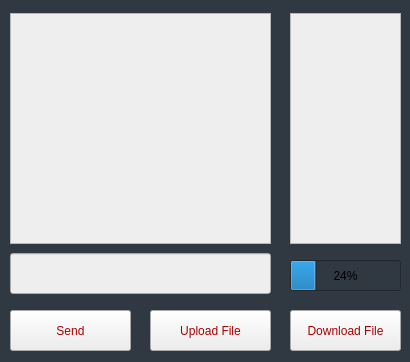
<?xml version="1.0" encoding="UTF-8"?>
<ui version="4.0">
 <class>RoomChat</class>
 <widget class="QWidget" name="RoomChat">
  <property name="geometry">
   <rect>
    <x>0</x>
    <y>0</y>
    <width>410</width>
    <height>362</height>
   </rect>
  </property>
  <property name="windowTitle">
   <string>Form</string>
  </property>
  <property name="styleSheet">
   <string notr="true">background-color: rgb(48, 56, 65);</string>
  </property>
  <widget class="QListWidget" name="usersListWidget">
   <property name="geometry">
    <rect>
     <x>290</x>
     <y>13</y>
     <width>111</width>
     <height>231</height>
    </rect>
   </property>
   <property name="styleSheet">
    <string notr="true">color: rgb(170, 0, 0);
background-color: rgb(238, 238, 238);
font: 75 bold 9pt &quot;Comic Sans MS&quot;;</string>
   </property>
  </widget>
  <widget class="QListWidget" name="chatListWidget">
   <property name="geometry">
    <rect>
     <x>10</x>
     <y>13</y>
     <width>261</width>
     <height>231</height>
    </rect>
   </property>
   <property name="sizePolicy">
    <sizepolicy hsizetype="Fixed" vsizetype="Expanding">
     <horstretch>0</horstretch>
     <verstretch>0</verstretch>
    </sizepolicy>
   </property>
   <property name="maximumSize">
    <size>
     <width>16777215</width>
     <height>16777215</height>
    </size>
   </property>
   <property name="styleSheet">
    <string notr="true">color: rgb(170, 0, 0);
background-color: rgb(238, 238, 238);
font: 75 bold italic 9pt &quot;Comic Sans MS&quot;;</string>
   </property>
   <property name="alternatingRowColors">
    <bool>true</bool>
   </property>
   <property name="textElideMode">
    <enum>Qt::ElideLeft</enum>
   </property>
   <property name="isWrapping" stdset="0">
    <bool>false</bool>
   </property>
   <property name="wordWrap">
    <bool>true</bool>
   </property>
  </widget>
  <widget class="QLineEdit" name="inputTextBox">
   <property name="geometry">
    <rect>
     <x>10</x>
     <y>253</y>
     <width>261</width>
     <height>41</height>
    </rect>
   </property>
   <property name="styleSheet">
    <string notr="true">color: rgb(170, 0, 0);
background-color: rgb(238, 238, 238);
font: 75 bold 9pt &quot;Comic Sans MS&quot;;</string>
   </property>
  </widget>
  <widget class="QPushButton" name="sendButton">
   <property name="geometry">
    <rect>
     <x>10</x>
     <y>310</y>
     <width>121</width>
     <height>41</height>
    </rect>
   </property>
   <property name="styleSheet">
    <string notr="true">color: rgb(170, 0, 0);
background-color: rgb(238, 238, 238);
font: 75 bold italic 9pt &quot;Comic Sans MS&quot;;</string>
   </property>
   <property name="text">
    <string>Send</string>
   </property>
  </widget>
  <widget class="QPushButton" name="downloadButton">
   <property name="geometry">
    <rect>
     <x>290</x>
     <y>310</y>
     <width>111</width>
     <height>41</height>
    </rect>
   </property>
   <property name="styleSheet">
    <string notr="true">color: rgb(170, 0, 0);
background-color: rgb(238, 238, 238);
font: 75 bold italic 9pt &quot;Comic Sans MS&quot;;</string>
   </property>
   <property name="text">
    <string>Download File</string>
   </property>
  </widget>
  <widget class="QPushButton" name="uploadFileButton">
   <property name="geometry">
    <rect>
     <x>150</x>
     <y>310</y>
     <width>121</width>
     <height>41</height>
    </rect>
   </property>
   <property name="styleSheet">
    <string notr="true">color: rgb(170, 0, 0);
background-color: rgb(238, 238, 238);
font: 75 bold italic 9pt &quot;Comic Sans MS&quot;;</string>
   </property>
   <property name="text">
    <string>Upload File</string>
   </property>
  </widget>
  <widget class="QProgressBar" name="downloadProgressBar">
   <property name="geometry">
    <rect>
     <x>290</x>
     <y>260</y>
     <width>111</width>
     <height>31</height>
    </rect>
   </property>
   <property name="value">
    <number>24</number>
   </property>
  </widget>
 </widget>
 <resources/>
 <connections/>
</ui>
